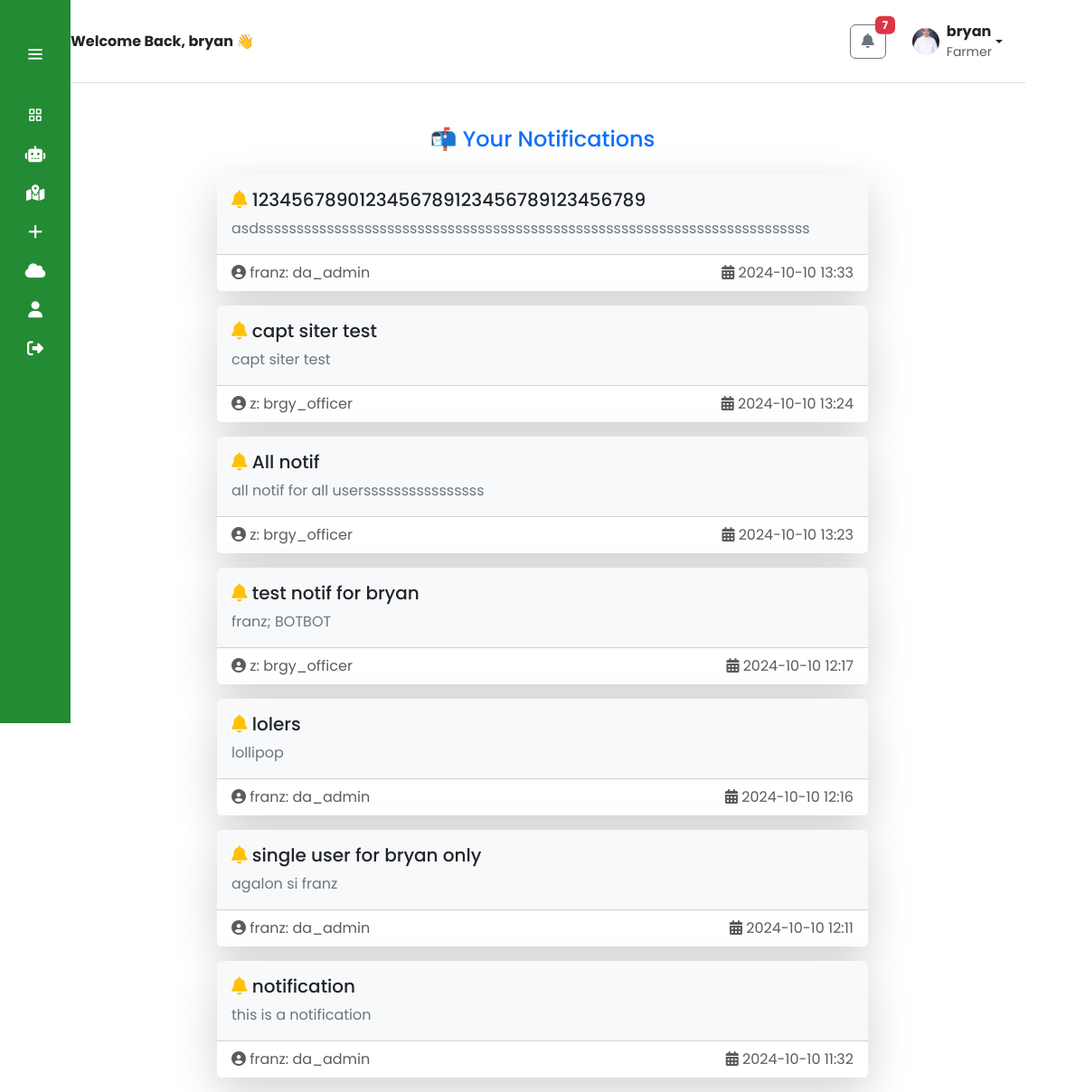
The page /bofa_view_notification (signed in) on the database as committed earlier.
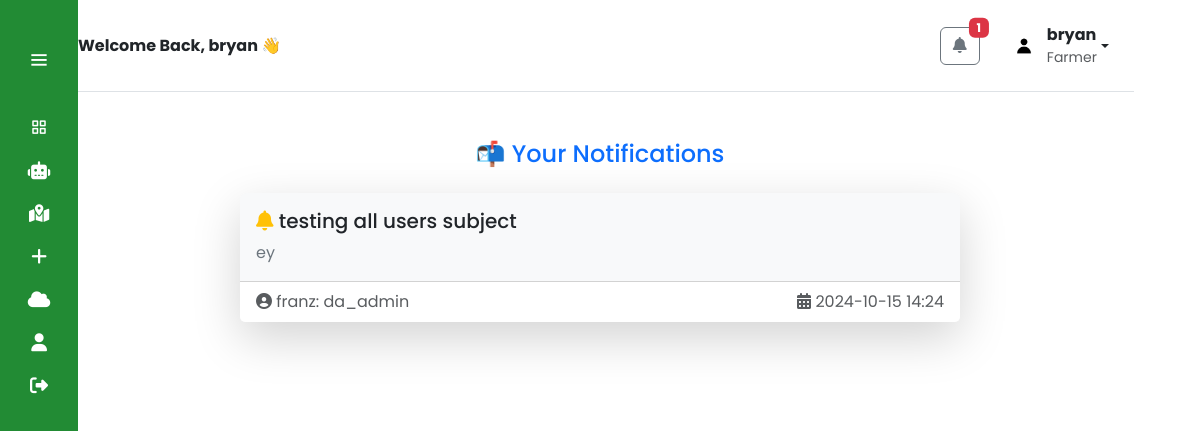
The same page on the database as committed later.
### app_agrosavvy/models.py (models this page shows, shortened)
class CustomUser(AbstractUser):
    email = models.EmailField(unique=True)
    firstname = models.CharField(max_length=30, blank=True)
    lastname = models.CharField(max_length=30, blank=True)
    date_of_birth = models.DateField(null=True, blank=True)
    profile_picture = models.ImageField(upload_to='profile_pictures/', null=True, blank=True)
    gender = models.ForeignKey(Gender, on_delete=models.SET_NULL, blank=True, null=True)
    useraddress = models.ForeignKey(UserAddress, on_delete=models.SET_NULL, null=True, blank=True)
    roleuser = models.ForeignKey(RoleUser, on_delete=models.SET_NULL, blank=True, null=True)
    active_status = models.BooleanField(default=True) #used custom instead of default is_active
    is_approved = models.BooleanField(default=False)
    request_date = models.DateTimeField(auto_now_add=True)
    approved_date = models.DateTimeField(null=True, blank=True)
    approved_by = models.ForeignKey(settings.AUTH_USER_MODEL, null=True, blank=True, on_delete=models.SET_NULL, related_name='approved_users')
    def __str__(self):
        return self.username
    class Meta:
        ordering = ['-approved_date']

class Notification(models.Model):
    user_receiver = models.ForeignKey(CustomUser, on_delete=models.SET_NULL, null=True, related_name='received_notifications')
    user_sender = models.ForeignKey(CustomUser, on_delete=models.SET_NULL, null=True, related_name='sent_notifications')
    subject = models.TextField()
    message = models.TextField()
    created_at = models.DateTimeField(auto_now_add=True)
    is_read = models.BooleanField(default=False)

class RoleUser(models.Model):
    ROLEUSER_CHOICES = [
        ("da_admin", "da_admin"),
        ("brgy_officer", "brgy_officer"),
        ("farmer", "farmer")
    ]
    roleuser = models.CharField(max_length=20, choices=ROLEUSER_CHOICES)

### app_agrosavvy/views.py (the view)
# urls.py: path('bofa_view_notification', views.bofa_view_notification, name='bofa_view_notification'),
def bofa_view_notification(request):
    notifications = Notification.objects.filter(user_receiver=request.user).order_by('-created_at')
    context = {
        'notifications': notifications,
    }
    return render(request, 'bofa_pages/bofa_view_notification.html', context)

### app_agrosavvy/templates/bofa_pages/bofa_view_notification.html
{% extends 'bofa_base.html' %}
{% block content %}
<div class="container mt-5">
    <h4 class="text-center mb-4 text-primary font-weight-bold">📬 Your Notifications</h4>
    <div class="row justify-content-center">
        {% if notifications %}
        <div class="col-md-8">
            {% for notification in notifications %}
            <div class="card mb-3 shadow-lg border-0 rounded" style="background-color: #f8f9fa;">
                <div class="card-body">
                    <h5 class="card-title font-weight-bold text-dark">
                        <i class="fas fa-bell text-warning"></i> {{ notification.subject }}
                    </h5>
                    <p class="card-text text-secondary">{{ notification.message }}</p>
                </div>
                <div class="card-footer bg-white text-muted d-flex justify-content-between align-items-center">
                    <span>
                        <i class="fas fa-user-circle"></i> {{ notification.user_sender }}: {{notification.user_sender.roleuser.roleuser }}
                    </span>
                    <span>
                        <i class="fas fa-calendar-alt"></i> {{ notification.created_at|date:"Y-m-d H:i" }}
                    </span>
                </div>
            </div>
            {% endfor %}
        </div>
        {% else %}
        <div class="col-md-8 text-center">
            <p class="text-muted display-4">✨ No Notifications ✨</p>
        </div>
        {% endif %}
    </div>
</div>
{% endblock %}

### templates/bofa_header_base.html (shortened to what this page needs)
{% load static %}
<header class="header border-bottom mx-4 mb-5">
    <div class="container d-flex flex-column flex-md-row justify-content-between align-items-center py-3">
        <div class="d-flex align-items-center mb-2 mb-md-0">
            <strong class="welcome-message me-2">Welcome Back, {{ user.username }} 👋</strong>
        </div>
        <div class="d-flex align-items-center mb-2 mb-md-0">
            <div class="dropdown me-3 position-relative">
                <button class="btn btn-outline-secondary position-relative" type="button" id="notificationDropdown"
                    data-bs-toggle="dropdown" aria-expanded="false">
                    <i class="fas fa-bell"></i>
                    <span class="badge bg-danger position-absolute top-0 start-100 translate-middle">{{ notifications|length }}</span>
                </button>
            </div>
            <div class="dropdown d-flex align-items-center">
                <a class="btn dropdown-toggle d-flex align-items-center" href="#" role="button" data-bs-toggle="dropdown"
                    aria-expanded="false">
                    {% if user.profile_picture %}
                    <img src="{{ user.profile_picture.url }}" alt="Profile Picture" class="rounded-circle"
                        style="width: 30px; height: 30px; object-fit: cover;" />
                    {% else %}
                    <img src="{% static 'default_pp.jpg' %}" alt="Default Profile Picture" class="rounded-circle"
                        style="width: 30px; height: 30px; object-fit: cover;" />
                    {% endif %}
                    <div class="ms-2 d-flex flex-column text-start">
                        <strong>{{ user.username }}</strong>
                        {% if user.roleuser.roleuser == "farmer" %}
                        <span class="small text-muted">Farmer</span>
                        {% elif user.roleuser.roleuser == "brgy_officer" %}
                        <span class="small text-muted">Brgy Officer</span>
                        {% elif user.roleuser.roleuser == "da_admin" %}
                        <span class="small text-muted">CAD Admin</span>
                        {% else %}
                        <span>Unknown</span>
                        {% endif %}
                    </div>
                </a>
            </div>
        </div>
    </div>
</header>

Rows that differ between the two databases and show on the page:
removed Notification: subject "1234567890123456789123456789123456789", message "asdsssssssssssssssssssssssssssssssssssssssssssssssssssssssssssssssssssssssss", user_sender "franz", user_sender.roleuser.roleuser "da_admin", created_at "2024-10-10 13:33"
removed Notification: subject "capt siter test", message "capt siter test", user_sender "z", user_sender.roleuser.roleuser "brgy_officer", created_at "2024-10-10 13:24"
removed Notification: subject "All notif", message "all notif for all userssssssssssssssss", user_sender "z", user_sender.roleuser.roleuser "brgy_officer", created_at "2024-10-10 13:23"
removed Notification: subject "test notif for bryan", message "franz; BOTBOT", user_sender "z", user_sender.roleuser.roleuser "brgy_officer", created_at "2024-10-10 12:17"
removed Notification: subject "lolers", message "lollipop", user_sender "franz", user_sender.roleuser.roleuser "da_admin", created_at "2024-10-10 12:16"
removed Notification: subject "single user for bryan only", message "agalon si franz", user_sender "franz", user_sender.roleuser.roleuser "da_admin", created_at "2024-10-10 12:11"
removed Notification: subject "notification", message "this is a notification", user_sender "franz", user_sender.roleuser.roleuser "da_admin", created_at "2024-10-10 11:32"
changed CustomUser "bryan": profile_picture: picture removed
added Notification: subject "testing all users subject", message "ey", user_sender "franz", user_sender.roleuser.roleuser "da_admin", created_at "2024-10-15 14:24"
Other text that changed with them:
{{ notifications|length }}: "7" → "1"
